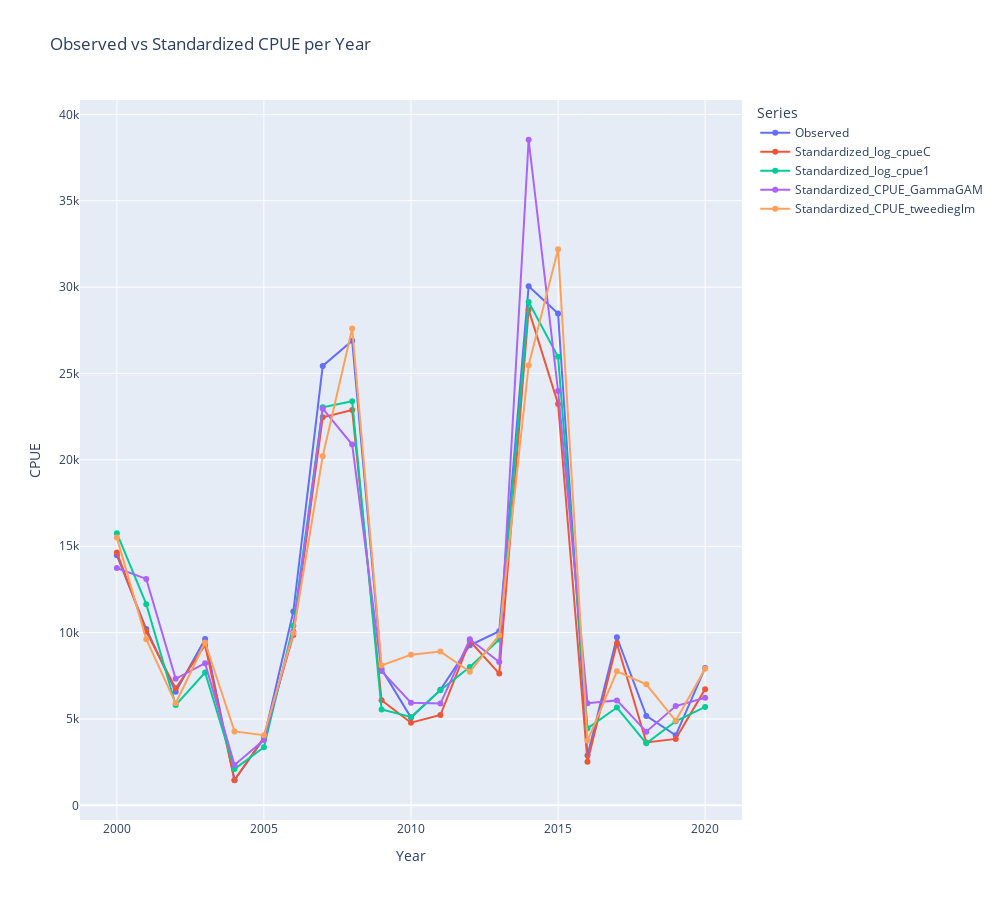
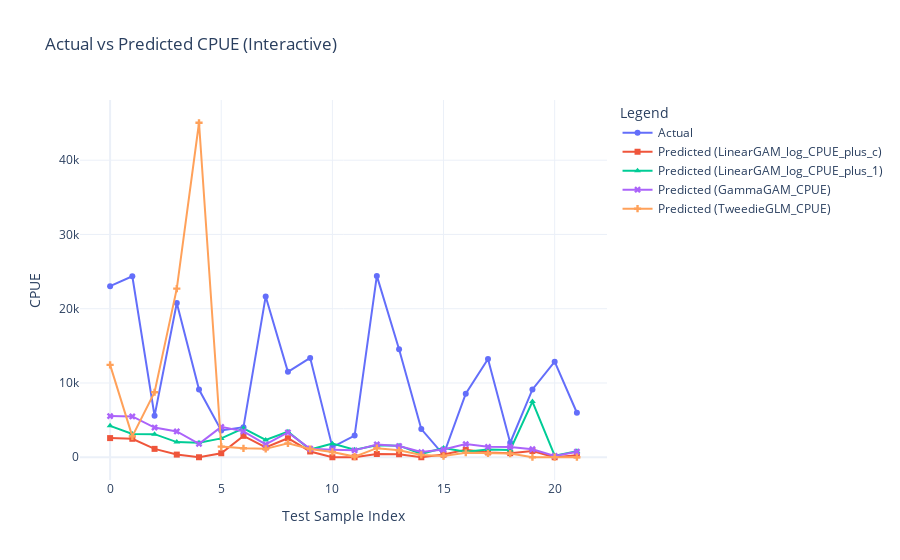

The notebook cell saved with these charts, in order:
### Code cell
# 6. Visualization
# A. Yearly Standardized vs Observed
yearly = full_df.groupby("Year")["Monthly_CPUE"].mean().reset_index(name="Observed")

yearly_log_cpueC = full_df.copy()
#yearly_log_cpueC["Standardized_log_cpueC"] = standardized_log_cpueC
yearly_log_cpueC = yearly_log_cpueC.groupby("Year")["Standardized_log_cpueC"].mean().reset_index()

yearly_log_cpue1 = full_df.copy()
#yearly_log_cpue1["Standardized_log_cpue1"] = standardized_log_cpue1
yearly_log_cpue1 = yearly_log_cpue1.groupby("Year")["Standardized_log_cpue1"].mean().reset_index()

yearly_cpue_gamma_c = full_df.copy()
#yearly_cpue_gamma_c["GammaGAM_Standardized"] = standardized_cpue_gamma_c
yearly_cpue_gamma_c = yearly_cpue_gamma_c.groupby("Year")["Standardized_CPUE_GammaGAM"].mean().reset_index()

yearly_cpue_gamma_1 = full_df.copy()
#yearly_cpue_gamma_1["GammaGAM_Standardized"] = standardized_cpue_gamma_1
yearly_cpue_gamma_1 = yearly_cpue_gamma_1.groupby("Year")["Standardized_CPUE_tweedieglm"].mean().reset_index()

merged = yearly.merge(yearly_log_cpueC, on="Year").merge(yearly_log_cpue1, on="Year").merge(yearly_cpue_gamma_c, on="Year").merge(yearly_cpue_gamma_1, on="Year")

# Interactive observed vs standardized plot
fig = go.Figure()

# Add traces
fig.add_trace(go.Scatter(x=merged["Year"], y=merged["Observed"],mode="lines+markers", name="Observed"))
fig.add_trace(go.Scatter(x=merged["Year"], y=merged["Standardized_log_cpueC"],mode="lines+markers", name="Standardized_log_CPUE_C"))
fig.add_trace(go.Scatter(x=merged["Year"], y=merged["Standardized_log_cpue1"],mode="lines+markers", name="Standardized_log_CPUE_1"))
fig.add_trace(go.Scatter(x=merged["Year"], y=merged["Standardized_CPUE_GammaGAM"],mode="lines+markers", name="Standardized_CPUE_GammaGAM"))
fig.add_trace(go.Scatter(x=merged["Year"], y=merged["Standardized_CPUE_tweedieglm"],mode="lines+markers", name="Standardized_CPUE_TweedieGLM"))

fig = px.line(
    merged,
    x="Year",
    y=["Observed", "Standardized_log_cpueC", "Standardized_log_cpue1", "Standardized_CPUE_GammaGAM", "Standardized_CPUE_tweedieglm"],
    markers=True,
    title="Observed vs Standardized CPUE per Year",
    width=1000,  # increase width
    height=900   # increase height
)

# Layout with fixed integer tick labels on x-axis
fig.update_layout(
    title="Observed vs Standardized CPUE per Year",
    xaxis=dict(title="Year", tickformat=".0f"),  #removes decimals
    yaxis_title="CPUE",
    legend_title="Series",  
    hovermode="x unified",
)

fig.show()

# Static observed vs standardized plot
plt.figure(figsize=(12, 6))
plt.plot(merged["Year"], merged["Observed"], label="Observed", marker="o")
plt.plot(merged["Year"], merged["Standardized_log_cpueC"], label="Standardized_log_CPUE_C", marker="s")
plt.plot(merged["Year"], merged["Standardized_log_cpue1"], label="Standardized_log_CPUE_1", marker="^")
plt.plot(merged["Year"], merged["Standardized_CPUE_GammaGAM"], label="Standardized_CPUE_GammaGAM", marker="x")
plt.plot(merged["Year"], merged["Standardized_CPUE_tweedieglm"], label="Standardized_CPUE_tweedieglm", marker="+")
plt.title("Observed vs Standardized CPUE per Year")
plt.ylabel("CPUE")
plt.xlabel("Year")
plt.legend()
plt.grid(True)
# Force integer ticks on x-axis
plt.gca().xaxis.set_major_locator(MaxNLocator(integer=True))
plt.tight_layout()
plt.show()

# B. Residual Plots
residuals_linear_GAM_log_CPUE_plus_c = y_test_linear - linear_gam_c_preds_all
residuals_linear_GAM_log_CPUE_plus_1 = y_test_linear - linear_gam_1_preds_all
residuals_Gamma_GAM = y_test_gamma - gamma_gam_preds
residuals_Tweedie_GLM = y_test_tweedie - tweedie_glm_pred


plt.figure(figsize=(18, 5))

plt.subplot(1, 4, 1)
plt.scatter(linear_gam_c_preds_all, residuals_linear_GAM_log_CPUE_plus_c)
plt.axhline(0, color='red', linestyle='--')
plt.title("Residuals: LinearGAM_Log_CPUE_plus_c")
plt.xlabel("Predicted")
plt.ylabel("Residuals")

plt.subplot(1, 4, 2)
plt.scatter(linear_gam_1_preds_all, residuals_linear_GAM_log_CPUE_plus_1)
plt.axhline(0, color='red', linestyle='--')
plt.title("Residuals: LinearGAM_Log_CPUE_plus_1")
plt.xlabel("Predicted")
plt.ylabel("Residuals")

plt.subplot(1, 4, 3)
plt.scatter(gamma_gam_preds, residuals_Gamma_GAM)
plt.axhline(0, color='red', linestyle='--')
plt.title("Residuals: GammaGAM")
plt.xlabel("Predicted")
plt.ylabel("Residuals")

plt.subplot(1, 4, 4)
plt.scatter(tweedie_glm_pred, residuals_Tweedie_GLM)
plt.axhline(0, color='red', linestyle='--')
plt.title("Residuals: TweedieGLM")
plt.xlabel("Predicted")
plt.ylabel("Residuals")

plt.tight_layout()
plt.show()

# x-axis index for all predictions
x = list(range(len(y_test)))

# Create interactive figure
fig = go.Figure()

# Add each line as a trace
fig.add_trace(go.Scatter(x=x, y=y_test.values,mode='lines+markers', name='Actual', marker=dict(symbol='circle')))
fig.add_trace(go.Scatter(x=x, y=linear_gam_c_preds_all, mode='lines+markers', name='Predicted (LinearGAM_log_CPUE_plus_c)', marker=dict(symbol='square')))
fig.add_trace(go.Scatter(x=x, y=linear_gam_1_preds_all, mode='lines+markers', name='Predicted (LinearGAM_log_CPUE_plus_1)', marker=dict(symbol='triangle-up')))
fig.add_trace(go.Scatter(x=x, y=gamma_gam_preds, mode='lines+markers', name='Predicted (GammaGAM_CPUE)', marker=dict(symbol='x')))
fig.add_trace(go.Scatter(x=x, y=tweedie_glm_pred, mode='lines+markers', name='Predicted (TweedieGLM_CPUE)', marker=dict(symbol='cross')))

# Customize layout
fig.update_layout(title='Actual vs Predicted CPUE (Interactive)', xaxis_title='Test Sample Index', yaxis_title='CPUE', hovermode='x unified', legend_title='Legend',template='plotly_white')

# Show interactive plot
fig.show()


# C. Actual vs Predicted Plot static plot
x = range(len(y_test))  # common for all
x_linear = range(len(y_test_linear))  # linear_gam
x_gamma = range(len(y_test_gamma))  # gamma
x_tweedie = range(len(y_test_tweedie))  # tweedie
plt.figure(figsize=(10, 5))
plt.plot(x, y_test.values, label="Actual", marker="o")
plt.plot(x_linear, linear_gam_c_preds_all, label="Predicted (LinearGAM_log_CPUE_plus_c)", marker="s")
plt.plot(x_linear, linear_gam_1_preds_all, label="Predicted (LinearGAM_log_CPUE_plus_1)", marker="^")
plt.plot(x_gamma, gamma_gam_preds, label="Predicted (GammaGAM_CPUE)", marker="x")
plt.plot(x_tweedie, tweedie_glm_pred, label="Predicted (TweedieGLM_CPUE)", marker="+")
plt.title("Actual vs Predicted CPUE")
plt.ylabel("CPUE")
plt.xlabel("Test Sample")
plt.legend()
plt.grid(True)
plt.tight_layout()
plt.show()

### Figure 1 — Plotly figure (JSON) as saved in the notebook; plotly's stock layout.template omitted (floating-point values rounded to 4 significant figures)
{"data": [{"hovertemplate": "variable=Observed<br>Year=%{x}<br>value=%{y}<extra></extra>", "legendgroup": "Observed", "line": {"color": "#636efa", "dash": "solid"}, "marker": {"symbol": "circle"}, "mode": "markers+lines", "name": "Observed", "orientation": "v", "showlegend": true, "type": "scatter", "x": [2000, 2001, 2002, 2003, 2004, 2005, 2006, 2007, 2008, 2009, 2010, 2011, 2012, 2013, 2014, 2015, 2016, 2017, 2018, 2019, 2020], "xaxis": "x", "y": [14480.0, 10210.0, 6582.0, 9633.0, 1472.0, 3869.0, 11220.0, 25440.0, 26900.0, 7888.0, 5083.0, 6686.0, 9270.0, 10080.0, 30050.0, 28470.0, 2883.0, 9732.0, 5179.0, 4053.0, 7954.0], "yaxis": "y"}, {"hovertemplate": "variable=Standardized_log_cpueC<br>Year=%{x}<br>value=%{y}<extra></extra>", "legendgroup": "Standardized_log_cpueC", "line": {"color": "#EF553B", "dash": "solid"}, "marker": {"symbol": "circle"}, "mode": "markers+lines", "name": "Standardized_log_cpueC", "orientation": "v", "showlegend": true, "type": "scatter", "x": [2000, 2001, 2002, 2003, 2004, 2005, 2006, 2007, 2008, 2009, 2010, 2011, 2012, 2013, 2014, 2015, 2016, 2017, 2018, 2019, 2020], "xaxis": "x", "y": [14640.0, 10060.0, 6774.0, 9269.0, 1454.0, 3935.0, 9860.0, 22470.0, 22890.0, 6081.0, 4785.0, 5230.0, 9517.0, 7631.0, 28700.0, 23240.0, 2520.0, 9369.0, 3644.0, 3849.0, 6729.0], "yaxis": "y"}, {"hovertemplate": "variable=Standardized_log_cpue1<br>Year=%{x}<br>value=%{y}<extra></extra>", "legendgroup": "Standardized_log_cpue1", "line": {"color": "#00cc96", "dash": "solid"}, "marker": {"symbol": "circle"}, "mode": "markers+lines", "name": "Standardized_log_cpue1", "orientation": "v", "showlegend": true, "type": "scatter", "x": [2000, 2001, 2002, 2003, 2004, 2005, 2006, 2007, 2008, 2009, 2010, 2011, 2012, 2013, 2014, 2015, 2016, 2017, 2018, 2019, 2020], "xaxis": "x", "y": [15760.0, 11650.0, 5806.0, 7694.0, 2102.0, 3366.0, 10400.0, 23050.0, 23390.0, 5548.0, 5121.0, 6667.0, 8010.0, 9605.0, 29140.0, 25970.0, 4457.0, 5665.0, 3590.0, 4869.0, 5700.0], "yaxis": "y"}, {"hovertemplate": "variable=Standardized_CPUE_GammaGAM<br>Year=%{x}<br>value=%{y}<extra></extra>", "legendgroup": "Standardized_CPUE_GammaGAM", "line": {"color": "#ab63fa", "dash": "solid"}, "marker": {"symbol": "circle"}, "mode": "markers+lines", "name": "Standardized_CPUE_GammaGAM", "orientation": "v", "showlegend": true, "type": "scatter", "x": [2000, 2001, 2002, 2003, 2004, 2005, 2006, 2007, 2008, 2009, 2010, 2011, 2012, 2013, 2014, 2015, 2016, 2017, 2018, 2019, 2020], "xaxis": "x", "y": [13740.0, 13110.0, 7327.0, 8232.0, 2341.0, 3790.0, 10070.0, 22960.0, 20890.0, 7773.0, 5944.0, 5893.0, 9617.0, 8302.0, 38530.0, 23990.0, 5916.0, 6076.0, 4263.0, 5747.0, 6233.0], "yaxis": "y"}, {"hovertemplate": "variable=Standardized_CPUE_tweedieglm<br>Year=%{x}<br>value=%{y}<extra></extra>", "legendgroup": "Standardized_CPUE_tweedieglm", "line": {"color": "#FFA15A", "dash": "solid"}, "marker": {"symbol": "circle"}, "mode": "markers+lines", "name": "Standardized_CPUE_tweedieglm", "orientation": "v", "showlegend": true, "type": "scatter", "x": [2000, 2001, 2002, 2003, 2004, 2005, 2006, 2007, 2008, 2009, 2010, 2011, 2012, 2013, 2014, 2015, 2016, 2017, 2018, 2019, 2020], "xaxis": "x", "y": [15500.0, 9616.0, 5908.0, 9427.0, 4280.0, 4065.0, 9982.0, 20210.0, 27610.0, 8103.0, 8714.0, 8902.0, 7735.0, 9848.0, 25480.0, 32190.0, 3734.0, 7763.0, 7006.0, 4897.0, 7908.0], "yaxis": "y"}], "layout": {"height": 900, "hovermode": "x unified", "legend": {"title": {"text": "Series"}, "tracegroupgap": 0}, "title": {"text": "Observed vs Standardized CPUE per Year"}, "width": 1000, "xaxis": {"anchor": "y", "domain": [0, 1], "tickformat": ".0f", "title": {"text": "Year"}}, "yaxis": {"anchor": "x", "domain": [0, 1], "title": {"text": "CPUE"}}}}

### Figure 2 — Plotly figure (JSON) as saved in the notebook; plotly's stock layout.template omitted (floating-point values rounded to 4 significant figures)
{"data": [{"marker": {"symbol": "circle"}, "mode": "lines+markers", "name": "Actual", "type": "scatter", "x": [0, 1, 2, 3, 4, 5, 6, 7, 8, 9, 10, 11, 12, 13, 14, 15, 16, 17, 18, 19, 20, 21], "y": [23040.0, 24370.0, 5573.0, 20770.0, 9119.0, 3605.0, 4053.0, 21660.0, 11500.0, 13380.0, 1363.0, 2914.0, 24420.0, 14550.0, 3795.0, 317.2, 8562.0, 13220.0, 1953.0, 9135.0, 12870.0, 5992.0]}, {"marker": {"symbol": "square"}, "mode": "lines+markers", "name": "Predicted (LinearGAM_log_CPUE_plus_c)", "type": "scatter", "x": [0, 1, 2, 3, 4, 5, 6, 7, 8, 9, 10, 11, 12, 13, 14, 15, 16, 17, 18, 19, 20, 21], "y": [2579.0, 2484.0, 1129.0, 358.2, 0, 540.5, 2882.0, 1315.0, 2561.0, 778.0, 0, 0, 435.3, 405.9, 0, 360.7, 996.4, 650.8, 549.3, 838.0, 0, 266.5, 178.4, 34.64, 0, 0, 0, 0, 0]}, {"marker": {"symbol": "triangle-up"}, "mode": "lines+markers", "name": "Predicted (LinearGAM_log_CPUE_plus_1)", "type": "scatter", "x": [0, 1, 2, 3, 4, 5, 6, 7, 8, 9, 10, 11, 12, 13, 14, 15, 16, 17, 18, 19, 20, 21], "y": [4225.0, 3136.0, 3112.0, 2042.0, 1946.0, 2539.0, 3890.0, 2328.0, 3440.0, 1031.0, 1834.0, 1020.0, 1624.0, 1560.0, 461.0, 1256.0, 738.1, 1051.0, 973.2, 7496.0, 205.5, 798.9, 353.4, 562.3, 561.9, 146.0, 153.3, 297.6, 402.8]}, {"marker": {"symbol": "x"}, "mode": "lines+markers", "name": "Predicted (GammaGAM_CPUE)", "type": "scatter", "x": [0, 1, 2, 3, 4, 5, 6, 7, 8, 9, 10, 11, 12, 13, 14, 15, 16, 17, 18, 19, 20, 21], "y": [5542.0, 5496.0, 4002.0, 3476.0, 1798.0, 4088.0, 3487.0, 1732.0, 3338.0, 1144.0, 1020.0, 928.2, 1718.0, 1506.0, 694.3, 1034.0, 1772.0, 1400.0, 1386.0, 1079.0, 175.7, 740.9, 639.5, 595.2, 341.3, 109.5, 125.0, 151.9, 546.9]}, {"marker": {"symbol": "cross"}, "mode": "lines+markers", "name": "Predicted (TweedieGLM_CPUE)", "type": "scatter", "x": [0, 1, 2, 3, 4, 5, 6, 7, 8, 9, 10, 11, 12, 13, 14, 15, 16, 17, 18, 19, 20, 21], "y": [12450.0, 2812.0, 8750.0, 22700.0, 45040.0, 1437.0, 1204.0, 1130.0, 1874.0, 1110.0, 716.1, 87.06, 1223.0, 943.7, 310.2, 163.3, 603.2, 514.6, 492.0, 7.199e-06, 22.07, 8.948, 30.97, 572.5, 27.9, 5.823, 24.48, 2.451, 1.226]}], "layout": {"hovermode": "x unified", "legend": {"title": {"text": "Legend"}}, "title": {"text": "Actual vs Predicted CPUE (Interactive)"}, "xaxis": {"title": {"text": "Test Sample Index"}}, "yaxis": {"title": {"text": "CPUE"}}}}
